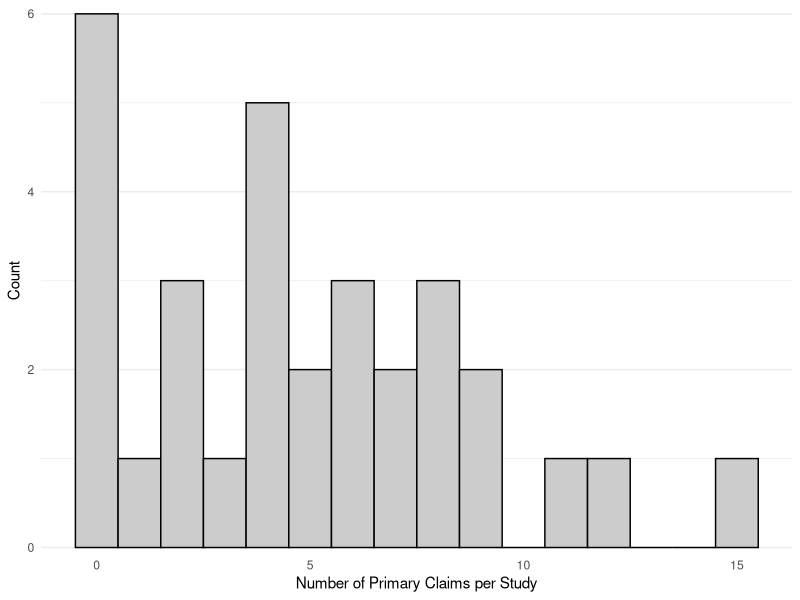
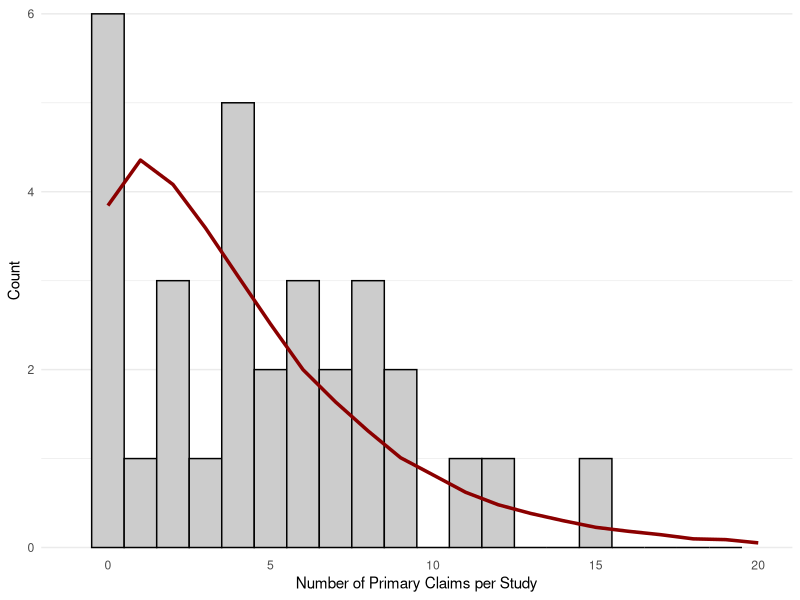

Generate these figures, in order, with R:
# Script to analyze the pilot data of the project
# "Computational Reproducibility in Sports Science"
# date: 05/2025
# author: Simon Nolte

# load packages
library(MASS)    # function fitting
library(ggplot2) # visualization
library(dplyr)   # data wrangling

# read pilot data
inc <- read.csv2("pilot_inclusion.csv")
pc <- read.csv2("pilot_pc.csv")

# number of articles screened
nrow(inc)
#> 38

# number of articles included
sum(inc$inclusion)
#> 31

# exclusion reasons
table(inc$reason)
#> no original research: 4
#> qualitative research: 3

# total number of PCs
nrow(pc)
#> 152

# number of articles with at least one pc
length(unique(pc$id))
#> 25

# count number of primary claims
t <- table(factor(pc$id, levels = inc$id[inc$inclusion]))
# extract counts
count <- as.numeric(t)
count

# get descriptive statistics
quantile(count)
#> 4 [2, 7.5 IQR]

# plot histogram of primary claims per study
ct <- data.frame(count = count)
p <- ggplot(ct, aes(x = count)) +
  geom_histogram(binwidth = 1, color = "black", fill = "grey80") +
  scale_x_continuous(name = "Number of Primary Claims per Study") +
  scale_y_continuous(name = "Count", expand = c(0.01,0.01)) +
  theme_minimal() +
  theme(
    panel.grid.major.x = element_blank(),
    panel.grid.minor.x = element_blank()
  )
ggsave("pc_count.png", p, dpi = 300, width = 5, height = 3.5, bg = "white")

# fit a negative binomial distribution on the raw count data
fit <- fitdistr(count, densfun = "negative binomial")$estimate
fit
#> size = 1.56
#> mu = 4.9
# convert mu to more common scale p:
fit[["size"]] / (fit[["size"]]+fit[["mu"]])
#> prob = 0.24

# convert to relative counts
pmf <- data.frame(count = rnbinom(100000, size = 1.5, prob = 0.25)) |>
  count(count) |>
  mutate(prob = n / sum(n))

# overlay the count data by the fitted negBinomial
p2 <- ggplot(ct, aes(x = count)) +
  geom_histogram(binwidth = 1, color = "black", fill = "grey80") +
  geom_line(data = pmf, aes(y = prob * nrow(ct)), 
            color = "darkred", size = 1.2) +
  scale_x_continuous(
    name = "Number of Primary Claims per Study",
    limits = c(-1,20)
  ) +
  scale_y_continuous(name = "Count", expand = c(0.01,0.01)) +
  theme_minimal() +
  theme(
    panel.grid.major.x = element_blank(),
    panel.grid.minor.x = element_blank()
  )
ggsave("pc_count_overlay.png", p2, dpi = 300, width = 5, height = 3.5, bg = "white")